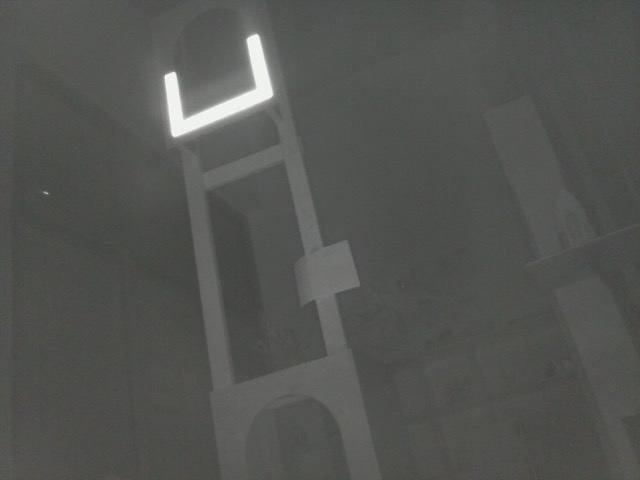
//> input picture Eclipse/Vision2016/picture.jpg, 640 x 480 px
$ ./highgoal   (built with g++ and OpenCV 4)
//> lines starting //> are read from the running program, lines starting //| are printed output that depends on the picture; after the words box and inside, x2 and y2 are one past the last pixel; in counts of white or black regions, pixels touching at a corner belong together
#include "opencv2/highgui/highgui.hpp"
#include "opencv2/core/core.hpp"
#include "opencv2/imgproc/imgproc.hpp"
#include <iostream>
#include <dirent.h>
#define _USE_MATH_DEFINES
#include <math.h>

using namespace cv;
using namespace std;

Mat src, src_gray, subtracted;

int thresh = 200;
int max_thresh = 255;
int size_x = -1;
int size_y = -1;

int blob_size = 2;
int max_blob = 20;

struct rect_points {
    Point side_one;
    Point side_two;
    Point side_three;
    Point side_four;
};

bool gui = true;
bool detailedGUI = false;
bool test = false;
bool latest = false;
bool done = false;

void convex_callback(int, void* );
void blob_callback(int, void*);
void analyzeImage(Mat src);

// define mounting variables
float mountAngleX = 10;
float mountAngleY = 10;
float degPerPxl = 0.0213;
float shiftX = 10;
float shiftY = 10;
float goalHeight = 7;


// [14 lines left out: function getdir, not called in this run]


int main(int argc, char** argv) {
    string image = "picture.jpg";

    if (argc == 1) {
        detailedGUI = true;
    }
    if (argc == 2) {
        if (strcmp(argv[1], "test") == 0) {
            gui = false;
            test = true;

            cout<<"*********************************"<<endl;
            cout<<"Testing mode"<<endl;
            cout<<"*********************************"<<endl<<endl;

        } else if (strcmp(argv[1], "latest")==0) {
            latest = true;
            image = "latest.jpg";
        } else {
            image = argv[1];
        }

    } else if (argc == 3) {

        if (strcmp(argv[1], "folder") == 0) {
            vector<string> files = vector<string>();
            string dir = argv[2];
            getdir(dir,files);
            cout<<"Reading directory"<<dir<<endl;

            for (unsigned int i = 0; i < files.size(); i++) {
                cout<<files[i]<<endl;
                if (files[i].length() < 4 || files[i].substr(files[i].length()-4, 4) != ".jpg") continue;
                string path = dir + files[i];

                src = imread(path, CV_LOAD_IMAGE_UNCHANGED);
                if (src.empty()) cout<<"error loading '"<<path<<"'"<<endl;
                analyzeImage(src);

                waitKey(0);
                done = true;
            }
        }

    }

    if (!done) {
        src = imread(image, CV_LOAD_IMAGE_UNCHANGED);
//> src is the input picture: 480 rows x 640 cols, CV_8UC3; mean B, G, R 82.1, 84.7, 83.7
        if (src.empty()) {
            cout << "Error : Image cannot be loaded..!!" << endl;
            return -1;
        }
        analyzeImage(src);
        Smartdashboard.putNumber(float dist_off_angle(rect_points goal, double size_y, double mountAngleX, double mountAngleY, double degPerPxl, double shiftX, double shiftY, double goalHeight)[0]);
    }

    return 0;
}


void analyzeImage(Mat src) {
    size_x = src.cols;
//> size_x = 640
    size_y = src.rows;
//> size_y = 480

    cvtColor( src, src_gray, CV_BGR2GRAY );
    blur( src_gray, src_gray, Size(3,3) );

    if (gui) namedWindow( "window", CV_WINDOW_AUTOSIZE );
    if (gui && detailedGUI) imshow("src_gray",src_gray);
    if (gui) createTrackbar( " Threshold:", "window", &thresh, max_thresh, convex_callback );
    if (gui) createTrackbar( " BlobSize:", "window", &blob_size, max_blob, blob_callback );


    cvtColor( src, src_gray, CV_BGR2GRAY );
    blur( src_gray, src_gray, Size(3,3) );

    convex_callback(0,0);
    blob_callback(0,0);

    for( int i = 0; i< contours.size(); i++ )
    {
        //  Find the area of contour
        double a=contourArea( contours[i],false);
        if(a>largest_area){
            largest_area=a;cout<<i<<" area  "<<a<<endl;
            // Store the index of largest contour
            largest_contour_index=i;
            // Find the bounding rectangle for biggest contour
            bounding_rect=boundingRect(contours[i]);
        }
    }

    if (gui) waitKey(0);
}


void convex_callback(int, void* ) {
    Mat threshold_output, convex;
    vector<vector<Point> > contours;
    vector<Vec4i> hierarchy;

    threshold( src_gray, threshold_output, thresh, 255, THRESH_BINARY );
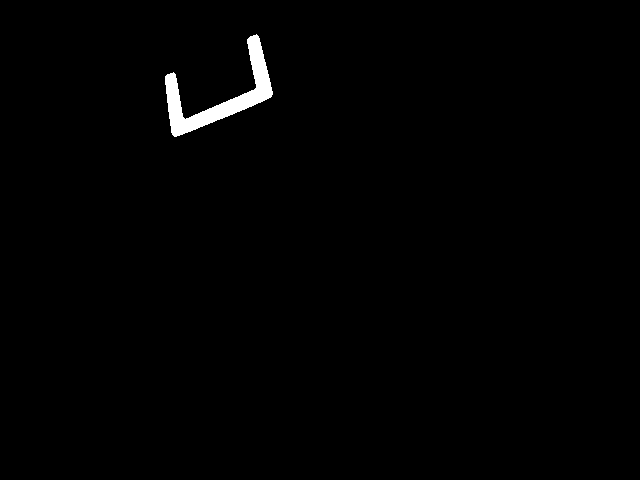
//> threshold_output: 480 rows x 640 cols, CV_8UC1; 0.94% white; 1 white region
    if (gui && detailedGUI) imshow("threshold",threshold_output);
    findContours( threshold_output, contours, hierarchy, CV_RETR_TREE, CV_CHAIN_APPROX_SIMPLE, Point(0, 0) );
//> contours = 1 contour; box (x1, y1, x2, y2) and area: (165, 34, 273, 137) 2688

    vector<vector<Point> >hull( contours.size() );
//> hull = 1 empty contours
    for( int i = 0; i < contours.size(); ++i ) {  convexHull( Mat(contours[i]), hull[i], false ); }
//> this loop made 1 pass

    convex = Mat::zeros( threshold_output.size(), CV_8UC1 );
    for (int i = 0; i<contours.size(); ++i) {
        drawContours(convex, hull, i, Scalar(255,255,255), CV_FILLED, 8, vector<Vec4i>(), 0, Point() );
    }
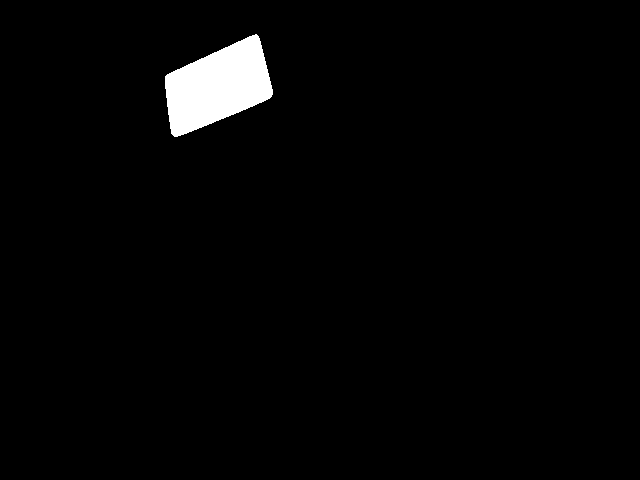
//> convex: 480 rows x 640 cols, CV_8UC1; 2.2% white; 1 white region, box (x1, y1, x2, y2) and area: (165, 34, 273, 137) 6849

    subtracted = Mat::zeros(convex.size(), CV_8UC1);

    if(convex.isContinuous()&&threshold_output.isContinuous()) {    uchar *p1, *p2, *p3;
        p1 = convex.ptr<uchar>(0);
        p2 = threshold_output.ptr<uchar>(0);
        p3 = subtracted.ptr<uchar>(0);
        for (int i=0; i<convex.rows*convex.cols; ++i){
            if (*p2 != 0){
                *p3 = 0;
            }
            else if(*p1 != 0){
                *p3 = 255;
            }
            p1++;
            p2++;
            p3++;
        }
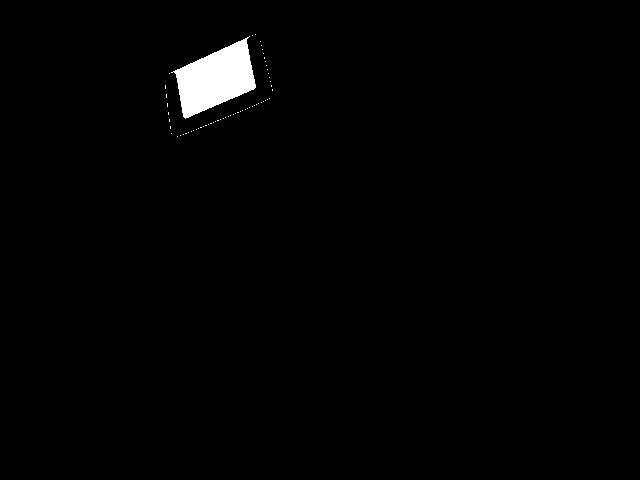
//> subtracted: 480 rows x 640 cols, CV_8UC1; 1.3% white; 63 white regions (62 under 20 px), largest, box (x1, y1, x2, y2) and area: (171, 36, 256, 119) 3873

    }
    // subtract(convex, threshold_output, subtracted);

    if (gui && detailedGUI) imshow("convex", convex);
    if (gui && detailedGUI) imshow("subtracted", subtracted);

    for( int i = 0; i< contours.size(); i++ )
    {
        //  Find the area of contour
        double a=contourArea( contours[i],false);
//> (the run ends here: the program needs code that is not available in this run, at `if(a>largest_area)`)
